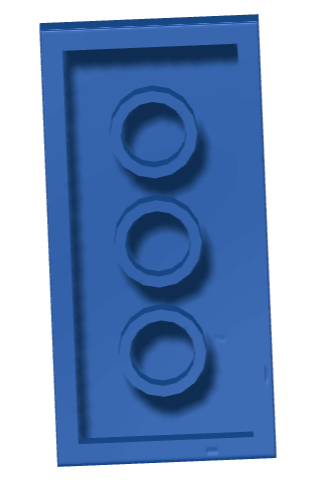
#> input picture training_data/multiview_templates/00_brick_2x4/bottom/blue.png, 328 x 492 px
$ python -i generate_synthetic_data.py   (imports and definitions only)   (older library calls are emulated)
#> lines starting #> are read from the running program, lines starting #| are printed output that depends on the picture; after the words box and inside, x2 and y2 are one past the last pixel; in counts of white or black regions, pixels touching at a corner belong together
#> further down, picture is the input picture: shape (492, 328, 3); mean B, G, R 196.2, 156, 129.4
"""
Synthetic training data generator for Lego piece detection.
Generates composite images by pasting template pieces onto backgrounds
with augmentations, then applies the preprocessing pipeline to match
the style of project_image_preprocess/ test images.

Output: YOLO-format dataset (images/ + labels/)
"""
import cv2
import numpy as np
from pathlib import Path
import json
import random

# ── Paths ──────────────────────────────────────────────────────
TEMPLATE_DIR = Path('training_data/multiview_templates')
BACKGROUND_DIR = Path('project_image')
OUTPUT_DIR = Path('training_data/synthetic_dataset')
# [9 lines not run here, left out]
# [1 line that did not run here, left out]


# ═══════════════════════════════════════════════════════════════
# Preprocessing (mirrored from preprocess.py)
# ═══════════════════════════════════════════════════════════════

def remove_large_shadows(L_channel, kernel_sigma):
    """Remove large-scale shadows from L channel."""
    bg = cv2.GaussianBlur(L_channel, (0, 0), sigmaX=kernel_sigma, sigmaY=kernel_sigma)
    L_float = L_channel.astype(np.float32)
    bg_float = bg.astype(np.float32)
    corrected = L_float - bg_float
    min_val, max_val = np.min(corrected), np.max(corrected)
    if max_val > min_val:
        corrected = 255 * (corrected - min_val) / (max_val - min_val)
    else:
        corrected = np.zeros_like(corrected)
    return corrected.astype(np.uint8)


def apply_preprocess(img_bgr):
    """Apply the same preprocessing as preprocess.py to match test image style."""
    lab = cv2.cvtColor(img_bgr, cv2.COLOR_BGR2LAB)
#> lab: shape (492, 328, 3); mean of channels 0, 1, 2 160.8, 132.7, 103.5
    L, A, B = cv2.split(lab)
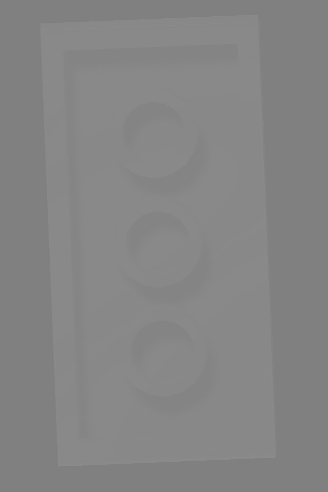
#> A: shape (492, 328); min 127, max 139, mean 132.7
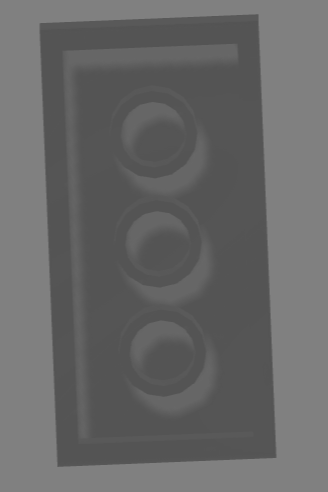
#> B: shape (492, 328); min 83, max 129, mean 103.5
    L = remove_large_shadows(L, kernel_sigma=101)
#> in remove_large_shadows, `min_val, max_val = np.min(corrected), np.max(corrected)`: min_val = -119; max_val = 104
    L = remove_large_shadows(L, kernel_sigma=51)
#> call 2 of remove_large_shadows, with kernel_sigma = 51
#> in remove_large_shadows (call 2), `corrected = L_float - bg_float`:
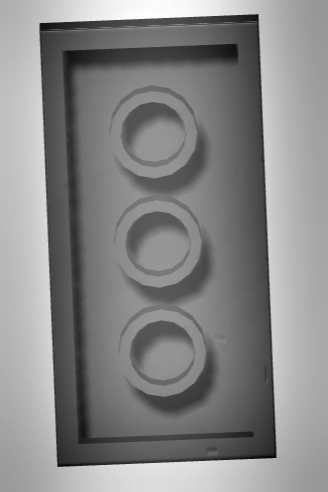
#> corrected: shape (492, 328) float32; min -154, max 137, mean 0.3; drawn with min black and max white
#> in remove_large_shadows (call 2), `min_val, max_val = np.min(corrected), np.max(corrected)`: min_val = -154; max_val = 137
    L = remove_large_shadows(L, kernel_sigma=12)
#> call 3 of remove_large_shadows, with kernel_sigma = 12
#> in remove_large_shadows (call 3), `corrected = L_float - bg_float`:
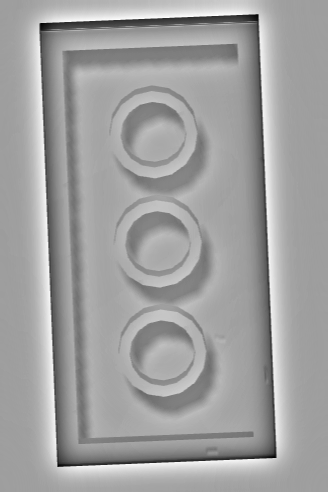
#> corrected: shape (492, 328) float32; min -135, max 79, mean 0; drawn with min black and max white
#> in remove_large_shadows (call 3), `min_val, max_val = np.min(corrected), np.max(corrected)`: min_val = -135; max_val = 79
    L = cv2.GaussianBlur(L, (0, 0), sigmaX=5, sigmaY=5)
    clahe = cv2.createCLAHE(clipLimit=2.0, tileGridSize=(8, 8))
    L_eq = clahe.apply(L)
    blurred = cv2.GaussianBlur(L_eq, (0, 0), sigmaX=3, sigmaY=3)
    unsharp = cv2.addWeighted(L_eq, 1.5, blurred, -0.5, 0)
    laplacian = cv2.Laplacian(unsharp, cv2.CV_16S, ksize=3)
    laplacian_abs = cv2.convertScaleAbs(laplacian)
    L_enhanced = cv2.addWeighted(unsharp, 1.0, laplacian_abs, 0.3, 0)
    L_enhanced = remove_large_shadows(L_enhanced, kernel_sigma=100)
#> call 4 of remove_large_shadows, with kernel_sigma = 100
#> in remove_large_shadows (call 4), `corrected = L_float - bg_float`:
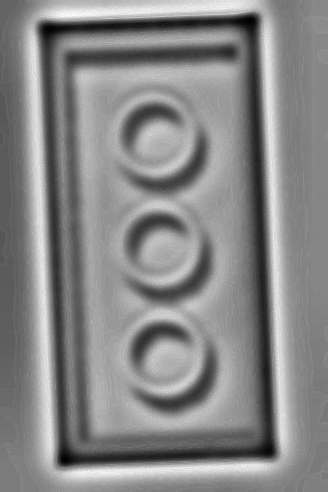
#> corrected: shape (492, 328) float32; min -116, max 102, mean 0; drawn with min black and max white
#> in remove_large_shadows (call 4), `min_val, max_val = np.min(corrected), np.max(corrected)`: min_val = -116; max_val = 102
    lab_out = cv2.merge([L_enhanced, A, B])
#> lab_out: shape (492, 328, 3); mean of channels 0, 1, 2 135.2, 132.7, 103.5
    img_out = cv2.cvtColor(lab_out, cv2.COLOR_LAB2BGR)
    gray = cv2.cvtColor(img_out, cv2.COLOR_BGR2GRAY)
    edges = cv2.Canny(gray, 120, 230)
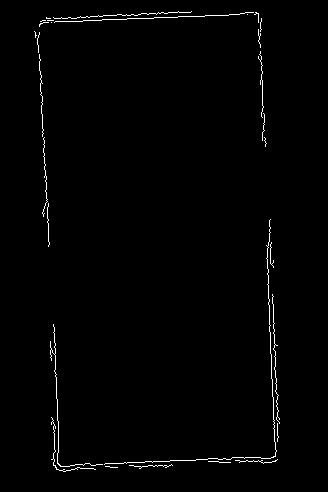
#> edges: shape (492, 328); 1.1% white in thin lines or dots, all inside (x1, y1, x2, y2) = (34, 11, 280, 472)
    edges = cv2.bitwise_not(edges)
    edges_3ch = cv2.cvtColor(edges, cv2.COLOR_GRAY2BGR)
    img_out = cv2.addWeighted(img_out, 1.0, edges_3ch, 0.3, 0)
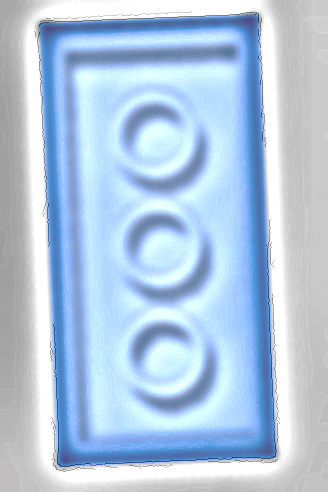
#> img_out: shape (492, 328, 3); mean B, G, R 225.8, 200.7, 177.5
    return img_out


# ═══════════════════════════════════════════════════════════════
# Template loading
# ═══════════════════════════════════════════════════════════════

# [265 lines left out: functions create_mask_from_white_bg, load_templates, augment_piece, rotate_rgba_expand, get_alpha_bbox, add_drop_shadow and 4 more, not called in this run]


# [2 lines not run here, left out]

>>> import cv2
>>> picture = cv2.imread('training_data/multiview_templates/00_brick_2x4/bottom/blue.png')
>>> result = apply_preprocess(picture)
